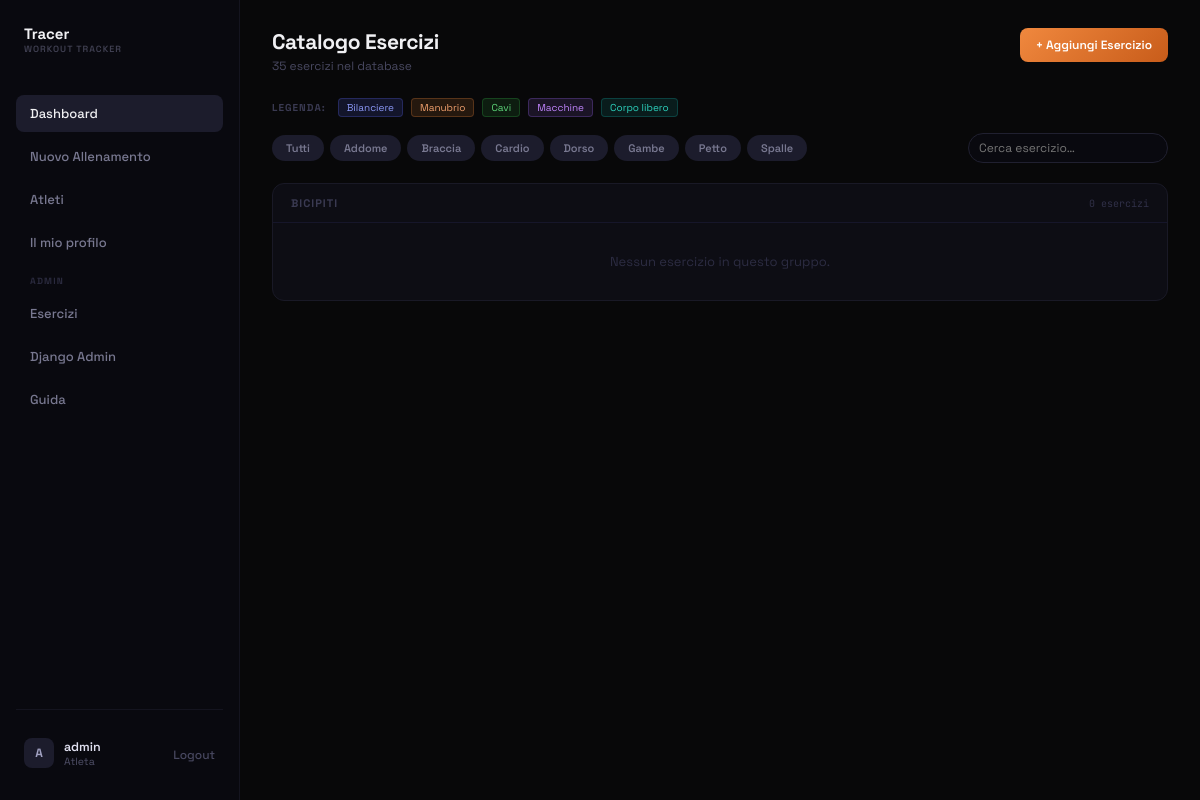
Page /exercises/?tag=Bicipiti (signed in) on the earlier database version.
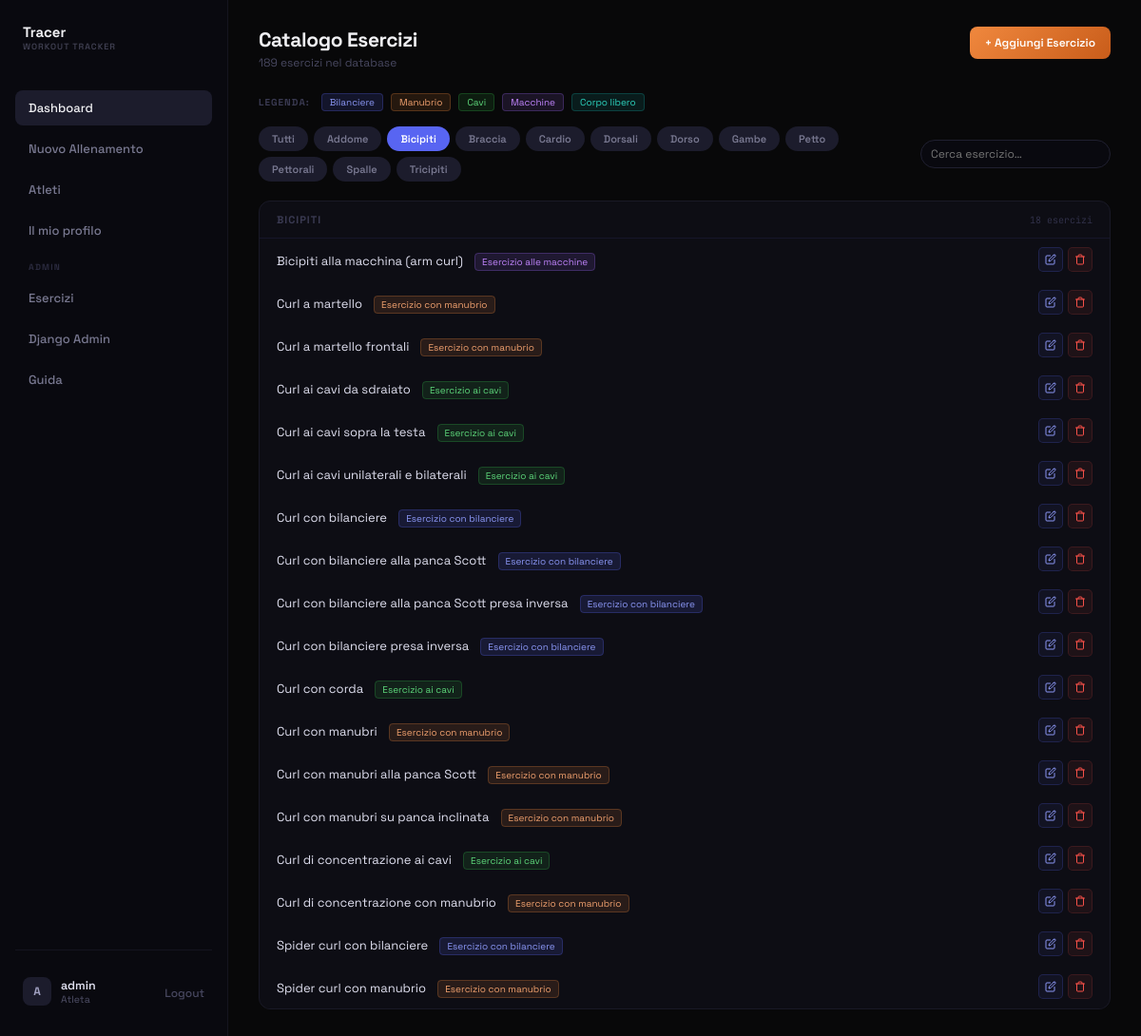
Same page on the later database version.
### tracker/models.py (models this page shows, shortened)
class Tag(models.Model):
    nome = models.CharField(max_length=50, unique=True)

class Exercise(models.Model):
    nome = models.CharField(max_length=100)
    tipologia = models.CharField(max_length=120, blank=True, default='')
    tags = models.ManyToManyField(Tag, related_name='exercises')

### tracker/views.py (the view, shortened to what this page needs)
# urls.py: path('exercises/', views.exercises_list, name='exercises_list'),
@login_required
def exercises_list(request):
    if not request.user.is_superuser:
        return redirect('dashboard')
    tags = Tag.objects.all().order_by('nome')
    selected_tag = request.GET.get('tag', '')
    error = request.GET.get('error', '')
    total_count = Exercise.objects.count()
    if selected_tag:
        exercises = Exercise.objects.filter(tags__nome=selected_tag).prefetch_related('tags').order_by('nome')
        tag_groups = None
    return render(request, 'tracker/exercises.html', {
        'tags': tags,
        'exercises': exercises,
        'tag_groups': tag_groups,
        'selected_tag': selected_tag,
        'error': error,
        'total_count': total_count,
    })

### tracker/templates/tracker/exercises.html (shortened to what the changed rows need)
{% extends 'tracker/base.html' %}
{% block content %}
<div class="page-container">
    <div style="display: flex; justify-content: space-between; align-items: flex-start; margin-bottom: 24px; flex-wrap: wrap; gap: 12px;">
        <div>
            <h1 style="font-size: 21px; font-weight: 700; color: #f0f0f3; letter-spacing: -0.4px; margin-bottom: 3px;">Catalogo Esercizi</h1>
            <p style="font-size: 12px; color: #484860;">{{ total_count }} esercizi nel database</p>
        </div>
    </div>
    <div style="display: flex; gap: 10px; align-items: center; flex-wrap: wrap; margin-bottom: 20px;">
        <div style="display: flex; gap: 6px; flex-wrap: wrap; flex: 1;">
            <a href="{% url 'exercises_list' %}" style="padding: 6px 14px; border-radius: 20px; font-size: 11px; font-weight: 600; text-decoration: none; transition: all .12s; {% if not selected_tag %}background:#5865f2;color:#fff;{% else %}background:#1c1c2c;color:#787890;{% endif %}">Tutti</a>
            {% for tag in tags %}
            <a href="?tag={{ tag.nome }}" style="padding: 6px 14px; border-radius: 20px; font-size: 11px; font-weight: 600; text-decoration: none; transition: all .12s; {% if selected_tag == tag.nome %}background:#5865f2;color:#fff;{% else %}background:#1c1c2c;color:#787890;{% endif %}">{{ tag.nome }}</a>
            {% endfor %}
        </div>
    </div>
    {% if selected_tag %}
    <div class="tracer-card" style="overflow: hidden;">
        <div style="padding: 12px 18px; border-bottom: 1px solid #16162a; display: flex; align-items: center; justify-content: space-between;">
            <span style="font-size: 11px; font-weight: 700; color: #3a3a52; text-transform: uppercase; letter-spacing: 1px;">{{ selected_tag }}</span>
            <span style="font-size: 10px; color: #303048; font-family: 'JetBrains Mono', monospace;">{{ exercises|length }} esercizi</span>
        </div>
        {% for exercise in exercises %}
        <div class="ex-row" data-name="{{ exercise.nome|lower }}" style="display: flex; align-items: center; justify-content: space-between; padding: 9px 18px; border-bottom: 1px solid #0d0d14; transition: background .1s;" onmouseover="this.style.background='#12121c'" onmouseout="this.style.background='transparent'">
            <div style="flex: 1; min-width: 0;">
                <span style="font-size: 13px; color: #e0e0f0;">{{ exercise.nome }}</span>
                {% if exercise.tipologia %}
                <span style="font-size: 10px; padding: 2px 7px; border-radius: 4px; margin-left: 8px;" class="{% if 'bilanciere' in exercise.tipologia|lower %}tipo-bilanciere{% elif 'manubrio' in exercise.tipologia|lower %}tipo-manubrio{% elif 'cavi' in exercise.tipologia|lower %}tipo-cavi{% elif 'macchine' in exercise.tipologia|lower %}tipo-macchine{% elif 'corpo' in exercise.tipologia|lower %}tipo-corpo{% else %}tipo-default{% endif %}">{{ exercise.tipologia }}</span>
                {% endif %}
            </div>
            <div style="display: flex; gap: 5px; flex-shrink: 0; margin-left: 12px;">
                <button type="button" onclick="openEdit({{ exercise.id }}, '{{ exercise.nome|escapejs }}', '{{ exercise.tipologia|escapejs }}', '{{ selected_tag }}')" style="width: 26px; height: 26px; display: flex; align-items: center; justify-content: center; background: rgba(88,101,242,.07); border: 1px solid rgba(88,101,242,.2); border-radius: 5px; color: #8b97f5; cursor: pointer;">
                </button>
                <form method="post" action="{% url 'delete_exercise_admin' exercise.id %}" onsubmit="return confirm('Elimina {{ exercise.nome|escapejs }}?');" style="margin: 0;">
                    <button type="submit" style="width: 26px; height: 26px; display: flex; align-items: center; justify-content: center; background: rgba(248,81,73,.07); border: 1px solid rgba(248,81,73,.14); border-radius: 5px; color: #f85149; cursor: pointer;">
                        <svg xmlns="http://www.w3.org/2000/svg" width="12" height="12" viewBox="0 0 24 24" fill="none" stroke="currentColor" stroke-width="2" stroke-linecap="round" stroke-linejoin="round"><polyline points="3 6 5 6 21 6"/><path d="M19 6v14a2 2 0 0 1-2 2H7a2 2 0 0 1-2-2V6m3 0V4a2 2 0 0 1 2-2h4a2 2 0 0 1 2 2v2"/></svg>
                    </button>
                </form>
            </div>
        </div>
        {% empty %}
        <div style="padding: 30px; text-align: center; color: #2c2c42; font-size: 13px;">Nessun esercizio in questo gruppo.</div>
        {% endfor %}
    </div>
    {% endif %}
</div>
{% endblock %}

Differences in the rows shown:
added Tag: nome "Bicipiti", nome "BICIPITI"
added Tag: nome "Dorsali"
added Tag: nome "Pettorali"
added Tag: nome "Tricipiti"
added Exercise: nome "Bicipiti alla macchina (arm curl)", tipologia "Esercizio alle macchine"
added Exercise: nome "Curl a martello", tipologia "Esercizio con manubrio"
added Exercise: nome "Curl a martello frontali", tipologia "Esercizio con manubrio"
added Exercise: nome "Curl ai cavi da sdraiato", tipologia "Esercizio ai cavi"
added Exercise: nome "Curl ai cavi sopra la testa", tipologia "Esercizio ai cavi"
added Exercise: nome "Curl ai cavi unilaterali e bilaterali", tipologia "Esercizio ai cavi"
now on this page (row edited): Exercise: nome "Curl con bilanciere", tipologia "Esercizio con bilanciere"
added Exercise: nome "Curl con bilanciere alla panca Scott", tipologia "Esercizio con bilanciere"
added Exercise: nome "Curl con bilanciere alla panca Scott presa inversa", tipologia "Esercizio con bilanciere"
added Exercise: nome "Curl con bilanciere presa inversa", tipologia "Esercizio con bilanciere"
added Exercise: nome "Curl con corda", tipologia "Esercizio ai cavi"
added Exercise: nome "Curl con manubri", tipologia "Esercizio con manubrio"
added Exercise: nome "Curl con manubri alla panca Scott", tipologia "Esercizio con manubrio"
added Exercise: nome "Curl con manubri su panca inclinata", tipologia "Esercizio con manubrio"
added Exercise: nome "Curl di concentrazione ai cavi", tipologia "Esercizio ai cavi"
added Exercise: nome "Curl di concentrazione con manubrio", tipologia "Esercizio con manubrio"
added Exercise: nome "Spider curl con bilanciere", tipologia "Esercizio con bilanciere"
added Exercise: nome "Spider curl con manubrio", tipologia "Esercizio con manubrio"
Other differences:
{{ total_count }}: "35" → "189"
{{ exercises|length }}: "0" → "18"
{{ selected_tag }}: "BICIPITI" → (not shown)
text no longer shown: "Nessun esercizio in questo gruppo."
